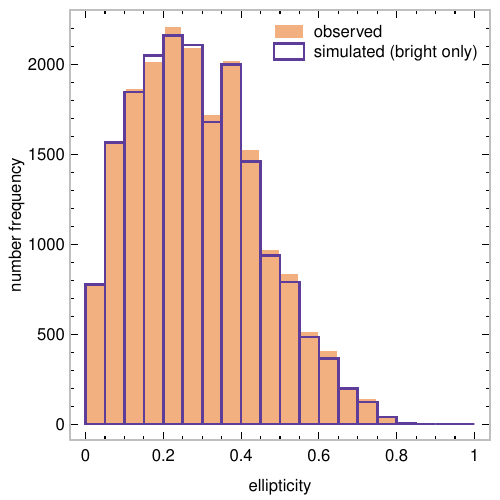

Write R code to recreate this figure.
#!/usr/bin/Rscript --no-init-file

# setup
require("astro", quietly=TRUE)
#palette(c("#000000", "#e66101", "#5e3c99", "#fdb863", "#b2abd2", "#edf8b1", "#7fcdbb", "#2c7fb8"))
set.seed(3125)

# definitions
datas = paste0("../../hsc_data/calexp/", grep(".dat", dir("../../hsc_data/calexp/"), value=TRUE))
sims = paste0("../../sims/cat-input/", grep("-n1.dat", dir("../../sims/cat-input/"), value=TRUE))
dat1 = read.table(datas[1], stringsAsFactors=FALSE)
dat2 = read.table(datas[2], stringsAsFactors=FALSE)
dat = rbind(cbind(dat1,SOURCE=1), cbind(dat2,SOURCE=2))
colnames(dat) = c("NUMBER", "FLUX_AUTO", "MAG_AUTO", "KRON_RADIUS", "PETRO_RADIUS", "BACKGROUND", "THRESHOLD", "X_IMAGE", "Y_IMAGE", "A_IMAGE", "B_IMAGE", "THETA_IMAGE", "ELLIPTICITY", "CLASS_STAR", "FLUX_RADIUS", "SOURCE")
sim1 = read.table(sims[1], stringsAsFactors=FALSE)
sim2 = read.table(sims[2], stringsAsFactors=FALSE)
sim = rbind(cbind(sim1,SOURCE=1), cbind(sim2,SOURCE=2))
colnames(sim) = c("X", "Y", "FLUX", "HALF_LIGHT_RADIUS", "Q", "THETA", "N", "STAMP_SIZE", "SOURCE")
dellip = dat[,"ELLIPTICITY"]
sellip = 1 - sim[,"Q"]

# dev
pdf(file="ellipcomp.pdf", width=5, height=5)

# par
par("mar"=c(3,3.5,0.5,0.5))
palette(c("#000000", "#e66101", "#5e3c99", "#fdb863", "#b2abd2", "#edf8b1", "#7fcdbb", "#2c7fb8"))
breaks = seq(0,1,by=0.05)
alpha = 0.5
par("lwd"=2.5)
par("ljoin"=1)

# plot
hist(dellip, axes=FALSE, breaks=breaks, freq=T, xlab="", ylab="", col=col2rgba(2,alpha), border="white", main="")
hist(sellip, breaks=breaks, freq=T, add=T, col=NA, border=col2rgba(3,1))
aaxes(side=c(1,2,3,4), labels=c(1,2), xnmin=3, ynmin=4, las=1)
abox()
mtext(side=1, text="ellipticity", line=1.75)
mtext(side=2, text="number frequency", line=2.25)
alegend("topright", legend=c("observed","simulated (bright only)"), type=list(f=list(col=col2rgba(2,alpha),border="white"),f=list(col="white",border=col2rgba(3,1))))

# finish up 
graphics.off()

